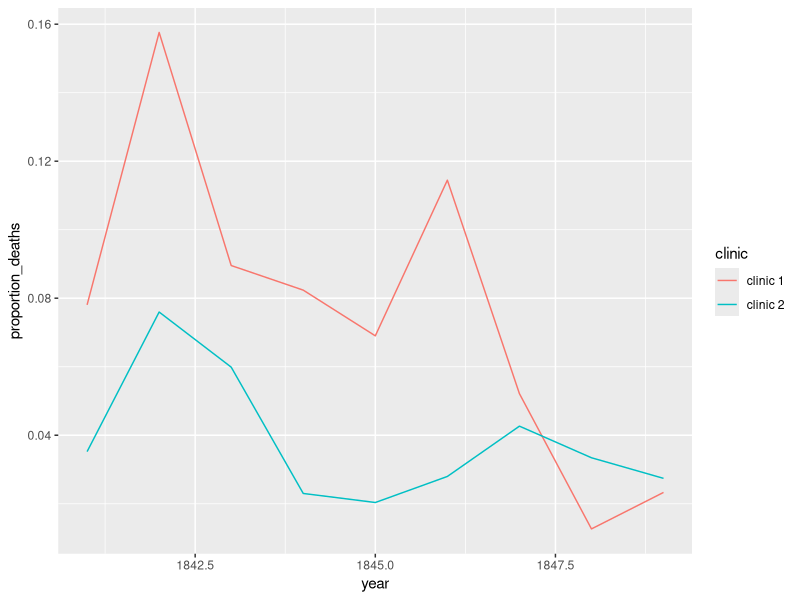
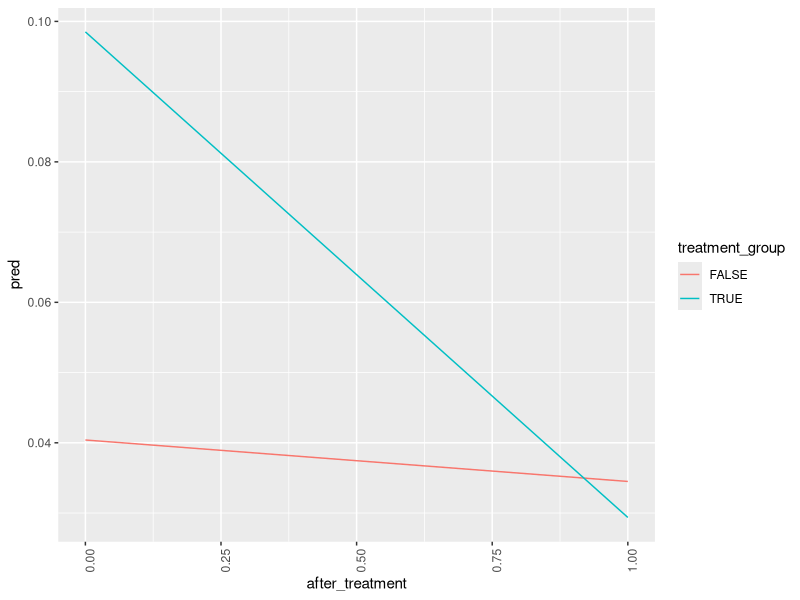

R code for these plots, in order:
## ---- chunk 1
library(tidyverse)
## ---- chunk 2
df <- read_csv("data/yearly_deaths_by_clinic.csv")

# mutate
df <- df %>% 
  mutate(proportion_deaths = deaths/births)

print(df)
## ---- chunk 3
ggplot(df, aes(x = year, y = proportion_deaths, colour = clinic)) + 
  geom_line()
## ---- chunk 4
df <- df %>% 
  mutate(after_treatment = case_when(year >= 1847 ~ TRUE, 
                                     TRUE ~ FALSE)) %>% 
  mutate(treatment_group = case_when(clinic == "clinic 1" ~ TRUE, 
                                     TRUE ~ FALSE))
           
print(df)     

## ---- chunk 5

reg1 <- lm(proportion_deaths ~ treatment_group, df)

summary(reg1)

## ---- chunk 6

reg2 <- lm(proportion_deaths ~ after_treatment, df)

summary(reg2)

## ---- chunk 7

reg3 <- lm(proportion_deaths ~ treatment_group*after_treatment, df)

summary(reg3)

## ---- chunk 8


dummy_matrix <- df %>% 
  select(treatment_group, after_treatment) %>% 
    distinct()

predictions <- dummy_matrix %>% 
  mutate(pred = predict.lm(reg3, dummy_matrix)) %>% 
 mutate(after_treatment = case_when(after_treatment == FALSE ~ 0, 
                                     after_treatment == TRUE ~ 1))
# Fix up figures etc
ggplot(predictions, aes(x = after_treatment, y = pred, colour = treatment_group)) + 
  geom_line() + 
  theme(axis.text.x = element_text(angle = 90, hjust = 1))


## ---- chunk 9

df_pre <- df %>% 
  filter(after_treatment == FALSE) %>% 
  group_by(treatment_group) %>% 
  arrange(year) %>% 
  mutate(trend = row_number())


## ---- chunk 10

reg4 <- lm(proportion_deaths ~ treatment_group*trend, df_pre)

summary(reg4)

